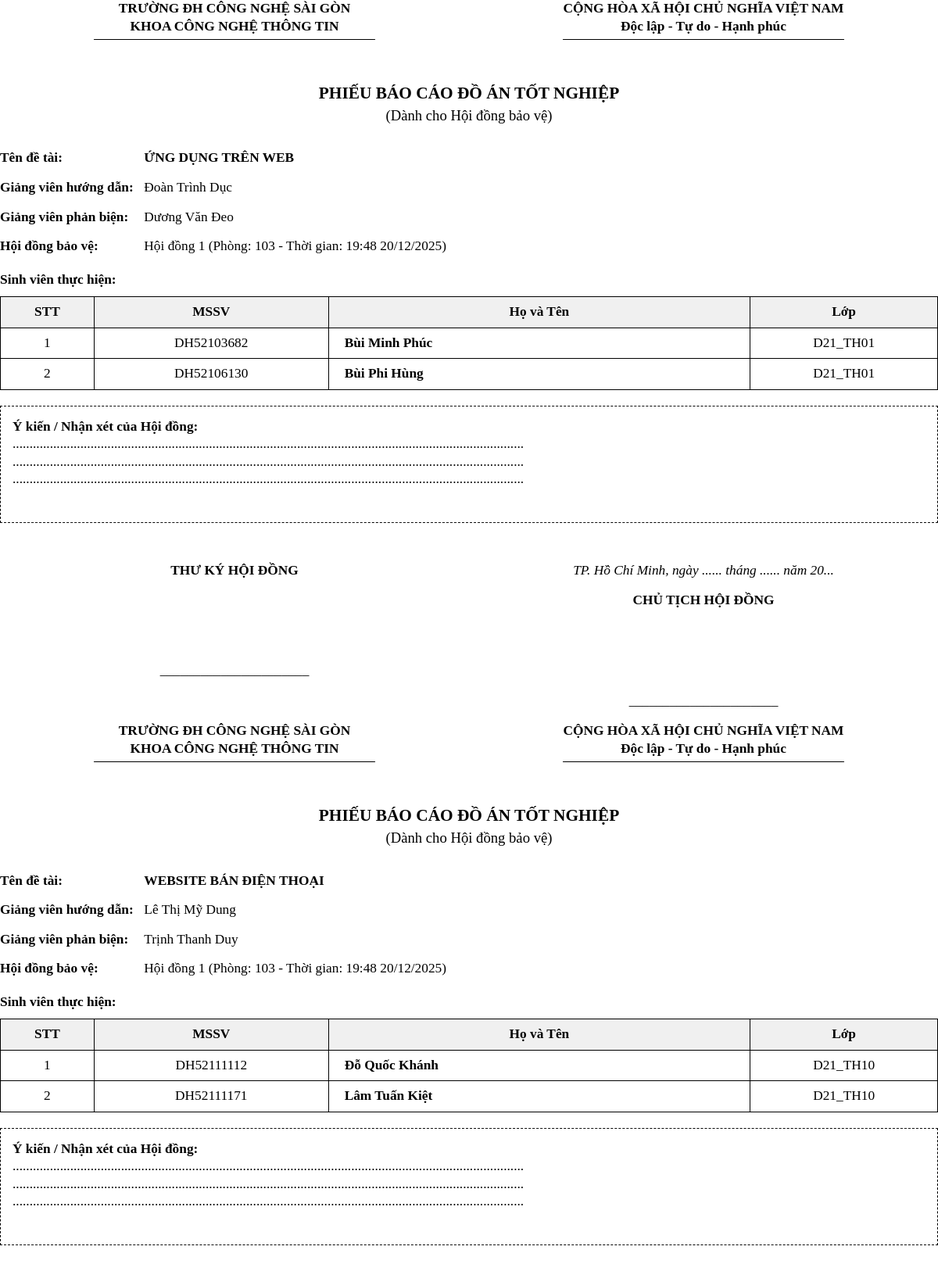
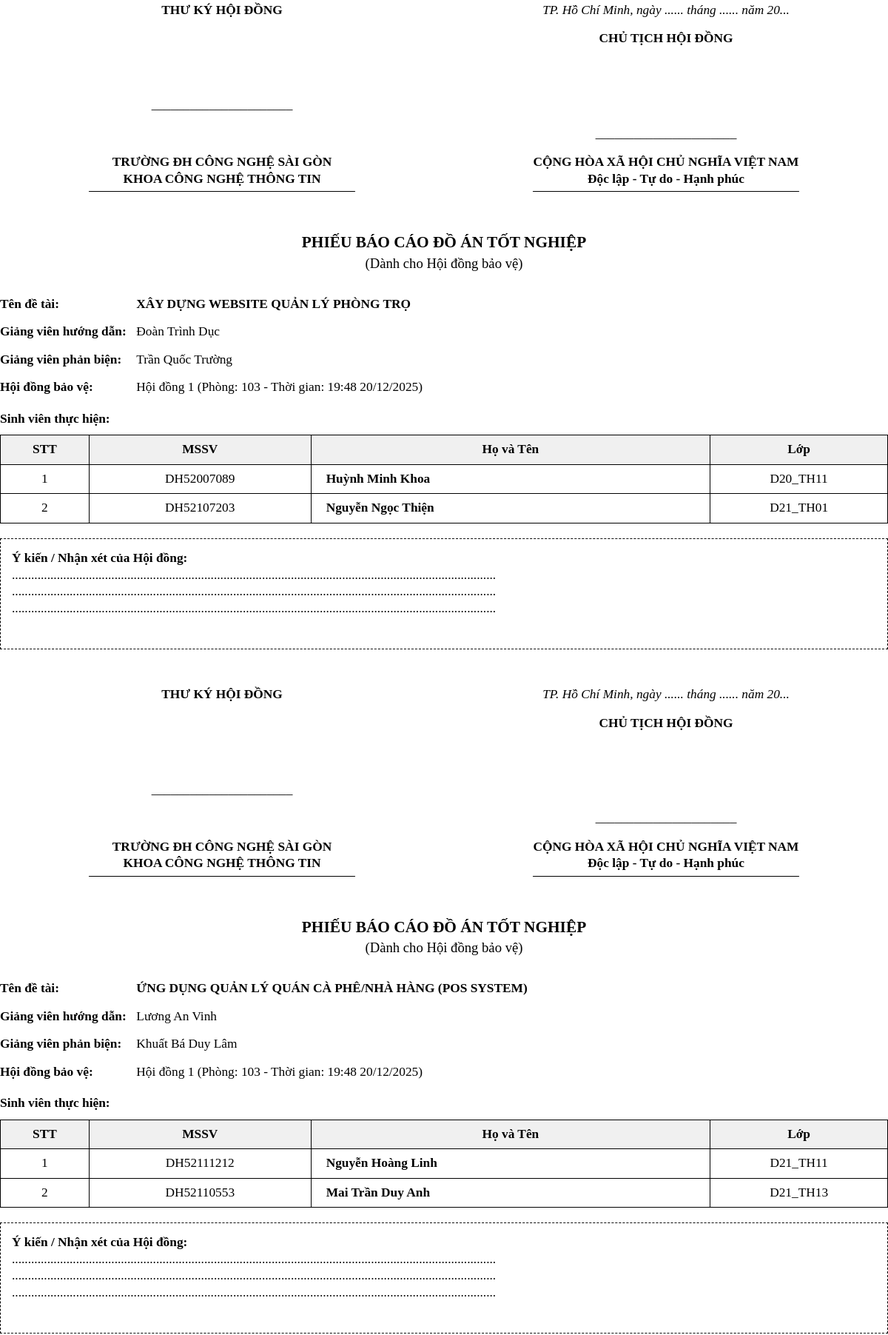
Page /in_baocao_hoidong.php (upper part) on the committed database (2 pictures, top to bottom).
### tables this page shows
CREATE TABLE IF NOT EXISTS `giang_vien` (
  `MaGV` varchar(10) NOT NULL,
  `HoTen` varchar(100) NOT NULL,
  `Email` varchar(100) DEFAULT NULL,
  `DienThoai` varchar(15) DEFAULT NULL,
  `Khoa` varchar(50) DEFAULT NULL,
  `ChucVu` varchar(50) DEFAULT NULL,
  `created_at` timestamp NULL DEFAULT CURRENT_TIMESTAMP,
  `MatKhau` varchar(50) DEFAULT '123456',
  `id` int(11) DEFAULT NULL,
  PRIMARY KEY (`MaGV`),
  UNIQUE KEY `Email` (`Email`),
  KEY `idx_hoten` (`HoTen`),
  KEY `idx_khoa` (`Khoa`)
);

CREATE TABLE IF NOT EXISTS `danh_sach_sinh_vien` (
  `HoTen` varchar(100) DEFAULT NULL,
  `id` int(11) NOT NULL AUTO_INCREMENT,
  `MaSV` varchar(20) NOT NULL,
  `Lop` varchar(20) DEFAULT NULL,
  `nhom_id` int(11) DEFAULT NULL,
  `Email` varchar(100) DEFAULT NULL,
  `SDT` varchar(15) DEFAULT NULL,
  `nhom` int(11) DEFAULT NULL,
  `huong_de_tai` text,
  `gvhd` varchar(50) DEFAULT NULL,
  `ghichu` text,
  `gvpb_id` varchar(10) DEFAULT NULL,
  `created_at` timestamp NULL DEFAULT CURRENT_TIMESTAMP,
  `MatKhau` varchar(50) DEFAULT '123456',
  `da_gap_gv` tinyint(1) DEFAULT '0' COMMENT '0=chưa gặp, 1=đã gặp',
  `diem_50` decimal(4,2) DEFAULT NULL COMMENT 'Điểm giữa kỳ - GVHD chấm',
  `diem_baove` decimal(4,2) DEFAULT NULL COMMENT 'Điểm bảo vệ - Hội đồng chấm',
  `diem_tong` decimal(4,2) GENERATED ALWAYS AS (((coalesce(`diem_50`,0) * 0.5) + (coalesce(`diem_baove`,0) * 0.5))) STORED,
  `hoidong_id` int(11) DEFAULT NULL,
  `duoc_bao_ve` tinyint(4) DEFAULT '1' COMMENT '1: BV, 0: KBV, 2: DC50%',
  PRIMARY KEY (`id`,`MaSV`),
  UNIQUE KEY `idx_id_duy_nhat` (`id`),
  UNIQUE KEY `idx_masv_unique` (`MaSV`),
  KEY `idx_gvpb` (`gvpb_id`),
  KEY `idx_nhom_id` (`nhom_id`)
);

CREATE TABLE IF NOT EXISTS `hoidong` (
  `id` int(11) NOT NULL AUTO_INCREMENT,
  `MaGV` varchar(10) DEFAULT NULL,
  `ten_hoidong` varchar(50) NOT NULL,
  `chu_tich` varchar(100) DEFAULT NULL,
  `thu_ky` varchar(100) DEFAULT NULL,
  `uy_vien1` varchar(100) DEFAULT NULL,
  `uy_vien2` varchar(100) DEFAULT NULL,
  `phong` varchar(20) DEFAULT NULL,
  `thoigian` datetime DEFAULT NULL,
  `ghi_chu` text,
  PRIMARY KEY (`id`),
  KEY `MaGV` (`MaGV`)
);

### in_baocao_hoidong.php (the view, shortened to what this page needs)
<?php require 'config.php'; ?>
<!DOCTYPE html>
<html lang="vi">
<head>
    <link href="https://cdn.jsdelivr.net/npm/bootstrap@5.3.0/dist/css/bootstrap.min.css" rel="stylesheet">
</head>
<body onload="window.print()">
<?php
$sql = "SELECT
            s.id, s.MaSV, s.HoTen, s.Lop, s.huong_de_tai,
            n.id as nhom_id, n.ten_nhom, n.huong_de_tai as de_tai_nhom,
            gv.HoTen as gvhd_ten,
            -- gv.HocVi as gvhd_hocvi, (Tạm bỏ nếu bảng GV chưa có cột HocVi)
            h.ten_hoidong, h.phong, h.thoigian,
            (SELECT HoTen FROM giang_vien WHERE MaGV = s.gvpb_id LIMIT 1) as gvpb_ten
        FROM danh_sach_sinh_vien s
        LEFT JOIN phan_thuoc_nhom ptn ON s.id = ptn.sinh_vien_id
        LEFT JOIN nhom n ON ptn.nhom_id = n.id
        LEFT JOIN giang_vien gv ON n.giang_vien_huong_dan_id = gv.MaGV
        LEFT JOIN hoidong h ON s.hoidong_id = h.id
        ORDER BY h.ten_hoidong, n.ten_nhom, s.MaSV";
$stmt = $pdo->prepare($sql);
$stmt->execute();
$all_data = $stmt->fetchAll(PDO::FETCH_ASSOC);
$grouped_projects = [];
foreach ($all_data as $row) {
    $key = !empty($row['nhom_id']) ? 'NHOM_'.$row['nhom_id'] : 'SV_'.$row['id'];
    if (!isset($grouped_projects[$key])) {
        $ten_de_tai = $row['de_tai_nhom'] ?? $row['huong_de_tai'] ?? 'Chưa cập nhật đề tài';
        $grouped_projects[$key] = [
            'ten_de_tai' => $ten_de_tai,
            'gvhd'       => $row['gvhd_ten'],
            'gvpb'       => $row['gvpb_ten'],
            'hoidong'    => $row['ten_hoidong'],
            'phong'      => $row['phong'],
            'thoigian'   => $row['thoigian'],
            'students'   => []
        ];
    }
    $grouped_projects[$key]['students'][] = $row;
}
foreach ($grouped_projects as $project) {
?>
    <div class="page-break">
        <div class="clearfix" style="margin-bottom: 30px;">
            <div class="stu-header-left">
                TRƯỜNG ĐH CÔNG NGHỆ SÀI GÒN<br>
                KHOA CÔNG NGHỆ THÔNG TIN
                <hr class="stu-hr">
            </div>
            <div class="stu-header-right">
                CỘNG HÒA XÃ HỘI CHỦ NGHĨA VIỆT NAM<br>
                Độc lập - Tự do - Hạnh phúc
                <hr class="stu-hr">
            </div>
        </div>
        <div class="report-title">
            PHIẾU BÁO CÁO ĐỒ ÁN TỐT NGHIỆP<br>
            <span style="font-size: 14pt; font-weight: normal; text-transform: none;">(Dành cho Hội đồng bảo vệ)</span>
        </div>
        <div style="margin-bottom: 20px;">
            <div style="margin-bottom: 15px;">
                <span class="info-label">Tên đề tài:</span>
                <span class="info-content" style="font-weight: bold; text-transform: uppercase;">
                    <?= htmlspecialchars($project['ten_de_tai']) ?>
                </span>
            </div>
            <div style="margin-bottom: 15px;">
                <span class="info-label">Giảng viên hướng dẫn:</span>
                <span class="info-content"><?= htmlspecialchars($project['gvhd'] ?? 'Chưa phân công') ?></span>
            </div>
            <div style="margin-bottom: 15px;">
                <span class="info-label">Giảng viên phản biện:</span>
                <span class="info-content"><?= htmlspecialchars($project['gvpb'] ?? '............................................') ?></span>
            </div>
            <div style="margin-bottom: 15px;">
                <span class="info-label">Hội đồng bảo vệ:</span>
                <span class="info-content">
                    <?= htmlspecialchars($project['hoidong'] ?? '.....') ?>
                    (Phòng: <?= htmlspecialchars($project['phong'] ?? '.....') ?>
                    - Thời gian: <?= !empty($project['thoigian']) ? date('H:i d/m/Y', strtotime($project['thoigian'])) : '.....' ?>)
                </span>
            </div>
        </div>
        <p style="font-weight: bold; margin-bottom: 5px;">Sinh viên thực hiện:</p>
        <table class="sv-table">
            <thead>
                <tr>
                    <th style="width: 10%;">STT</th>
                    <th style="width: 25%;">MSSV</th>
                    <th style="width: 45%;">Họ và Tên</th>
                    <th style="width: 20%;">Lớp</th>
                </tr>
            </thead>
            <tbody>
                <?php
                $stt = 1;
                foreach ($project['students'] as $sv):
                ?>
                <tr>
                    <td><?= $stt++ ?></td>
                    <td><?= htmlspecialchars($sv['MaSV']) ?></td>
                    <td style="text-align: left; padding-left: 20px; font-weight: bold;">
                        <?= htmlspecialchars($sv['HoTen']) ?>
                    </td>
                    <td><?= htmlspecialchars($sv['Lop']) ?></td>
                </tr>
                <?php endforeach; ?>
            </tbody>
        </table>
        <div style="margin-top: 20px; border: 1px dashed #000; padding: 15px; height: 150px;">
            <strong>Ý kiến / Nhận xét của Hội đồng:</strong>
            <br>.......................................................................................................................................................
            <br>.......................................................................................................................................................
            <br>.......................................................................................................................................................
        </div>
        <div class="clearfix footer-section">
            <div class="sign-box">
                <p style="font-weight: bold;">THƯ KÝ HỘI ĐỒNG</p>
                <br><br><br><br>
                <p>______________________</p>
            </div>
            <div class="sign-box">
                <p style="font-style: italic;">TP. Hồ Chí Minh, ngày ...... tháng ...... năm 20...</p>
                <p style="font-weight: bold;">CHỦ TỊCH HỘI ĐỒNG</p>
                <br><br><br><br>
                <p>______________________</p>
            </div>
        </div>
    </div> <?php
}
?>
</body>
</html>

### in_baocao_hoidong.php (style rules this page uses)
body { font-family: 'Times New Roman', serif; font-size: 13pt; line-height: 1.3; color: #000; }
.page-break { page-break-after: always; }
.stu-header-left { text-align: center; font-weight: bold; width: 50%; float: left; }
.stu-header-right { text-align: center; font-weight: bold; width: 50%; float: right; }
.stu-hr { width: 60%; margin: 5px auto; border-top: 1px solid black; opacity: 1; }
.report-title { clear: both; padding-top: 20px; text-align: center; font-size: 16pt; font-weight: bold; text-transform: uppercase; margin-bottom: 30px; }
.info-label { font-weight: bold; min-width: 180px; display: inline-block; vertical-align: top; }
.info-content { display: inline-block; width: calc(100% - 190px); text-align: justify; }
.sv-table { width: 100%; border-collapse: collapse; margin-top: 10px; margin-bottom: 20px; }
.sv-table th, .sv-table td { border: 1px solid black; padding: 8px; text-align: center; }
.sv-table th { background-color: #f0f0f0; font-weight: bold; }
.footer-section { margin-top: 50px; }
.sign-box { text-align: center; float: left; width: 50%; }
.clearfix::after { content: ""; clear: both; display: table; }

### rows in the picture
giang_vien: danh_sach_sinh_vien.huong_de_tai "ỨNG DỤNG TRÊN WEB", HoTen "Đoàn Trình Dục", gvpb "Dương Văn Đeo", hoidong.ten_hoidong "Hội đồng 1", hoidong.phong "103", hoidong.thoigian "19:48 20/12/2025", danh_sach_sinh_vien.MaSV "DH52103682", danh_sach_sinh_vien.HoTen "Bùi Minh Phúc", danh_sach_sinh_vien.Lop "D21_TH01", danh_sach_sinh_vien.MaSV "DH52106130", danh_sach_sinh_vien.HoTen "Bùi Phi Hùng", danh_sach_sinh_vien.huong_de_tai "XÂY DỰNG WEBSITE QUẢN LÝ PHÒNG TRỌ", gvpb "Trần Quốc Trường", danh_sach_sinh_vien.MaSV "DH52007089", danh_sach_sinh_vien.HoTen "Huỳnh Minh Khoa", danh_sach_sinh_vien.Lop "D20_TH11", danh_sach_sinh_vien.MaSV "DH52107203", danh_sach_sinh_vien.HoTen "Nguyễn Ngọc Thiện"
giang_vien: danh_sach_sinh_vien.huong_de_tai "WEBSITE BÁN ĐIỆN THOẠI", HoTen "Lê Thị Mỹ Dung", gvpb "Trịnh Thanh Duy", hoidong.ten_hoidong "Hội đồng 1", hoidong.phong "103", hoidong.thoigian "19:48 20/12/2025", danh_sach_sinh_vien.MaSV "DH52111112", danh_sach_sinh_vien.HoTen "Đỗ Quốc Khánh", danh_sach_sinh_vien.Lop "D21_TH10", danh_sach_sinh_vien.MaSV "DH52111171", danh_sach_sinh_vien.HoTen "Lâm Tuấn Kiệt"
giang_vien: danh_sach_sinh_vien.huong_de_tai "ỨNG DỤNG QUẢN LÝ QUÁN CÀ PHÊ/NHÀ HÀNG (POS SYSTEM)", HoTen "Lương An Vinh", gvpb "Khuất Bá Duy Lâm", hoidong.ten_hoidong "Hội đồng 1", hoidong.phong "103", hoidong.thoigian "19:48 20/12/2025", danh_sach_sinh_vien.MaSV "DH52111212", danh_sach_sinh_vien.HoTen "Nguyễn Hoàng Linh", danh_sach_sinh_vien.Lop "D21_TH11", danh_sach_sinh_vien.MaSV "DH52110553", danh_sach_sinh_vien.HoTen "Mai Trần Duy Anh", danh_sach_sinh_vien.Lop "D21_TH13"
